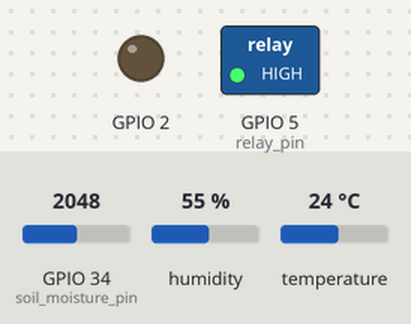
This sketch was run on a simulated ESP32. Parts: switched loads named in the sketch (green lamp = pin HIGH), output pins drawn as LEDs (lit = HIGH). The test bench sets the inputs (shaded band); at power-on: GPIO 34 (soil_moisture_pin) = 2048, humidity 55 %, temperature 24 °C. WiFi joins after 1.5 s; servers stay silent unless stated; uploads are accepted with an empty reply; what the sketch prints to the serial monitor is not drawn.

Above: at 5.66 s.
At 13.05 s:
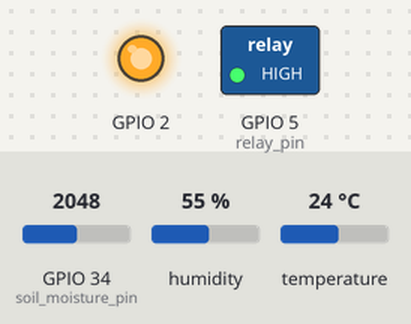
Timing chart, 0 to 14.8 s (numbered marks = the images above):
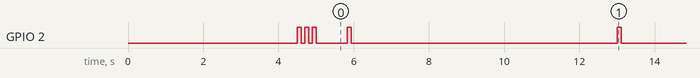

The sketch:

testing-http-req.ino
```cpp
#include<HTTPClient.h>
#include <WiFi.h>
#include <DFRobot_DHT11.h>
#include <utility> // for std::pair
#include <ArduinoJson.h>


// credientials
const char* ssid = "Bat_mobile";                            // computer should be connected to the network also for working at localhost
const char* password =  "sux43c7b";
const String serverURL = "https://smart-irrigation-system-qpjs.onrender.com";
const String authKey = "Jqoe6UzmSPjG7E0";

//pins
const int soil_moisture_pin = 34;
const int dht_pin = 23;
const int relay_pin = 5;

// defines the sensor update rate
const int sensor_refresh_rate = 3;
// defines the pump refresh rate
const int pump_delay = 2000;
int count = 0;
int current_pump_status = 0;                    // 0 -> OFF    1 -> ON
bool is_controled_by_user = false;              // true -> Automation   false -> NO Automation

HTTPClient http;
DFRobot_DHT11 DHT;

void blink_buildin(int x) {

  for(int i = 0; i < x; i++) {
    digitalWrite(2, HIGH);
    delay(100);
    digitalWrite(2, LOW);
    delay(100);
  }
}


void update_sensor(int s, int t, int h) {
  http.begin(serverURL + "/update-sensor");
  String payload = "authKey=" + authKey + "&soil_moisture=" + s + "&temp=" + t + "&humidity=" + h;
  http.addHeader("Content-Type", "application/x-www-form-urlencoded");
  int httpResponseCode = http.POST(payload);
  delay(100);
  if(httpResponseCode == 200) {
    blink_buildin(1);
  }
  String postRes = http.getString();
  Serial.print("update POST RESPONSE: ");
  Serial.println(postRes);
  http.end();
}

void test_req() {
  http.begin(serverURL + "/test");
  int httpResCode = http.GET();
  String resPayload = http.getString();
  Serial.print("GET RESPONSE: ");
  Serial.println(resPayload);    // OK == connection enstablished
  http.end();
}

// {status, is_conrtolled_by_user}
std::pair<int, int> get_pump_status() {
  http.begin(serverURL + "/pump-status/" + authKey);
  int httpResCode = http.GET();
  String resPayload = http.getString();
  Serial.print("pump status: ");
  Serial.println(resPayload);
  http.end();

  StaticJsonDocument<200> jsonDoc;
  DeserializationError error = deserializeJson(jsonDoc, resPayload);

  if(httpResCode == 200) {
    blink_buildin(1);
  }

  if(httpResCode != 200 || error) {
    Serial.println("error occored while get request");
    return std::make_pair(-1, -1);
  }

  return std::make_pair(jsonDoc["pump_status"].as<int>(), jsonDoc["is_controlled_by_user"].as<int>());
}

void operate_pump(int x) {              // 0 -> OFF    1 -> ON

  if(x == 0) {
    digitalWrite(relay_pin, HIGH);
    Serial.println("pump off");
  } else if(x == 1) {
    digitalWrite(relay_pin, LOW);
    Serial.println("pump on");
  }

}

bool water_required(int soil_moisture, int tempr, int humid) {
  if(soil_moisture > 2000) {
    return true;
  }
  return false;
}

void set_pump_status(String x) {
  http.begin(serverURL + "/set-pump-status");
  String payload;
  if(x == "ON") {
    payload = "authKey=" + authKey + "&newStatus=1";
  } else if(x == "OFF") {
    payload = "authKey=" + authKey + "&newStatus=0";
  }
  http.addHeader("Content-Type", "application/x-www-form-urlencoded");
  int httpResponseCode = http.POST(payload);
  delay(100);
  String postRes = http.getString();
  Serial.print("set_pump_status POST RESPONSE: ");
  Serial.println(postRes);
  http.end();
}

void setup() {

  pinMode(2, OUTPUT);
  pinMode(relay_pin, OUTPUT);
  digitalWrite(relay_pin, HIGH);

  Serial.begin(115200);
  delay(1000);

  WiFi.begin(ssid, password);             //Start wifi connection
  Serial.print("Connecting...");
  while (WiFi.status() != WL_CONNECTED) { //Check for the connection
    delay(500);
    Serial.print(".");
  }

  Serial.print("Connected, my IP: ");
  Serial.println(WiFi.localIP());

  delay(2000);

  if(WiFi.status()== WL_CONNECTED) {
    blink_buildin(3);
    test_req();
    std::pair<int, int> p = get_pump_status();
    current_pump_status = p.first;
    is_controled_by_user = p.second == 1 ? true : false;
  }

}

void loop() {

  int soil_moisture = analogRead(soil_moisture_pin);
  Serial.print("SOIL_MOISTURE: ");
  Serial.println(soil_moisture);
  DHT.read(dht_pin);
  int tempr = DHT.temperature;
  int humid = DHT.humidity;

  if(is_controled_by_user == false) {
    // Automation code

    if(current_pump_status == 0 && water_required(soil_moisture, tempr, humid)) {
      if(WiFi.status()== WL_CONNECTED) {
        set_pump_status("ON");
      }

      current_pump_status = 1;
      operate_pump(current_pump_status);
    }
    if(current_pump_status == 1 && water_required(soil_moisture, tempr, humid) == false) {
      if(WiFi.status()== WL_CONNECTED) {
       set_pump_status("OFF");
      }

      current_pump_status = 0;
      operate_pump(current_pump_status);
    }

  }


  if(WiFi.status()== WL_CONNECTED) {

    if(count == 0) {
      update_sensor(soil_moisture, tempr, humid);
    }

    std::pair<int, int> pump_status = get_pump_status();

    if(pump_status.first != -1 && pump_status.first != current_pump_status) {
      current_pump_status = pump_status.first;
      operate_pump(current_pump_status);
    }

      is_controled_by_user = pump_status.second;


    count++;
    count = count % sensor_refresh_rate;

    delay(pump_delay);

  } else {
    delay(2000);
    is_controled_by_user = false;
  }

}
```

Measured:
- by itself, GPIO 2: HIGH → LOW at 4.6 s, → HIGH 0.10 s later, → LOW 0.10 s later, → HIGH 0.10 s later, … (41 changes in this stretch)
